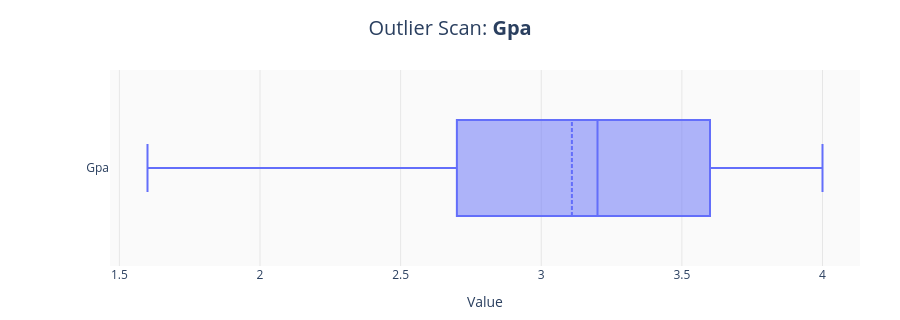
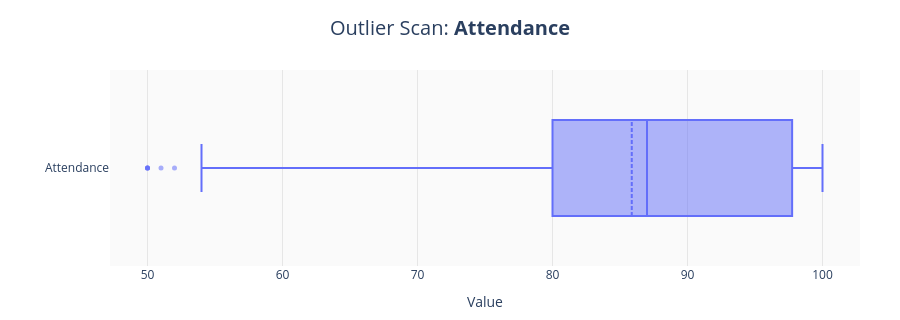

Notebook code for these charts, in order:
### Markdown cell above
In this section, we will be identifying and addressing Outliers at the univariate level within our dataset. Outliers can cause issues such as skewing numerical summaries and visualisation. Therefore, it is important to identify and address the various outliers within the dataset appropriately.

### Code cell
"""
Dataset 3: Student Results
Section 4.5.2 - Boxplots for Outlier & Anomaly Detection (Student Id + Period Hover).

Renders one horizontal boxplot per specified numeric feature. Outlier points
are displayed, with 'Student Id' and 'Period' included in the hover tooltip
to support traceability during anomaly detection.
"""


# =========================
# Theme Setup
# =========================
pio.templates.default = "plotly_white"


# =========================
# Guard for Identifiers
# =========================
required_hover_cols = ["Student Id", "Period"]
missing_hover_cols = [c for c in required_hover_cols if c not in df_student_result.columns]
if missing_hover_cols:
    raise KeyError(
        f"Missing required identifier columns for hover: {missing_hover_cols}"
    )


# =========================
# Define Numeric Columns
# =========================
num_cols = [
    "Gpa",
    "Attendance",
]

missing_num_cols = [c for c in num_cols if c not in df_student_result.columns]
if missing_num_cols:
    raise KeyError(f"Missing expected numeric columns: {missing_num_cols}")


# =========================
# Render One Chart per Feature
# =========================
for col in num_cols:
    s = df_student_result[col].dropna()
    if s.empty:
        continue

    student_id_series = (
        df_student_result.loc[s.index, "Student Id"]
        .astype("string")
        .fillna("Unknown")
        .replace({"": "Unknown"})
    )

    period_series = (
        df_student_result.loc[s.index, "Period"]
        .astype("string")
        .fillna("Unknown")
        .replace({"": "Unknown"})
    )

    plot_df = pd.DataFrame(
        {
            "feature": col,
            "value": s,
            "Student Id": student_id_series,
            "Period": period_series,
        }
    )

    fig = px.box(
        plot_df,
        y="feature",
        x="value",
        points="outliers",
        custom_data=["Student Id", "Period"],
    )

    fig.update_traces(
        boxmean=True,
        marker=dict(size=5, opacity=0.55, line=dict(width=0)),
        hovertemplate=(
            "<b>%{y}</b><br>"
            "Value: %{x:.4g}<br>"
            "Student Id: %{customdata[0]}<br>"
            "Period: %{customdata[1]}<extra></extra>"
        ),
    )

    fig.update_layout(
        title=dict(
            text=f"Outlier Scan: <b>{col}</b>",
            x=0.5,
            xanchor="center",
            font=dict(size=20),
        ),
        xaxis_title="Value",
        yaxis_title="",
        font=dict(size=12),
        height=320,
        margin=dict(l=110, r=40, t=70, b=40),
        plot_bgcolor="#FAFAFA",
        paper_bgcolor="#FFFFFF",
        hoverlabel=dict(bgcolor="white", font_size=12),
    )

    fig.update_xaxes(showgrid=True, gridcolor="rgba(0,0,0,0.08)", zeroline=False)
    fig.update_yaxes(showgrid=False, zeroline=False)

    fig.show()

### Figure 1 — Plotly figure (JSON) as saved in the notebook; plotly's stock layout.template omitted (floating-point values rounded to 4 significant figures; data arrays with more than 128 entries replaced by an {"elided": "..."} marker saying what was removed)
{"data": [{"alignmentgroup": "True", "boxmean": true, "boxpoints": "outliers", "customdata": {"elided": "543x2 str values"}, "hovertemplate": "<b>%{y}</b><br>Value: %{x:.4g}<br>Student Id: %{customdata[0]}<br>Period: %{customdata[1]}<extra></extra>", "legendgroup": "", "marker": {"color": "#636efa", "line": {"width": 0}, "opacity": 0.55, "size": 5}, "name": "", "notched": false, "offsetgroup": "", "orientation": "h", "showlegend": false, "type": "box", "x": {"elided": "543 float values"}, "x0": " ", "xaxis": "x", "y": {"elided": "543 str values"}, "y0": " ", "yaxis": "y"}], "layout": {"boxmode": "group", "font": {"size": 12}, "height": 320, "hoverlabel": {"bgcolor": "white", "font": {"size": 12}}, "legend": {"tracegroupgap": 0}, "margin": {"b": 40, "l": 110, "r": 40, "t": 70}, "paper_bgcolor": "#FFFFFF", "plot_bgcolor": "#FAFAFA", "title": {"font": {"size": 20}, "text": "Outlier Scan: <b>Gpa</b>", "x": 0.5, "xanchor": "center"}, "xaxis": {"anchor": "y", "domain": [0, 1], "gridcolor": "rgba(0,0,0,0.08)", "showgrid": true, "title": {"text": "Value"}, "zeroline": false}, "yaxis": {"anchor": "x", "domain": [0, 1], "showgrid": false, "title": {"text": ""}, "zeroline": false}}}

### Figure 2 — Plotly figure (JSON) as saved in the notebook; plotly's stock layout.template omitted (floating-point values rounded to 4 significant figures; data arrays with more than 128 entries replaced by an {"elided": "..."} marker saying what was removed)
{"data": [{"alignmentgroup": "True", "boxmean": true, "boxpoints": "outliers", "customdata": {"elided": "543x2 str values"}, "hovertemplate": "<b>%{y}</b><br>Value: %{x:.4g}<br>Student Id: %{customdata[0]}<br>Period: %{customdata[1]}<extra></extra>", "legendgroup": "", "marker": {"color": "#636efa", "line": {"width": 0}, "opacity": 0.55, "size": 5}, "name": "", "notched": false, "offsetgroup": "", "orientation": "h", "showlegend": false, "type": "box", "x": {"elided": "543 int values"}, "x0": " ", "xaxis": "x", "y": {"elided": "543 str values"}, "y0": " ", "yaxis": "y"}], "layout": {"boxmode": "group", "font": {"size": 12}, "height": 320, "hoverlabel": {"bgcolor": "white", "font": {"size": 12}}, "legend": {"tracegroupgap": 0}, "margin": {"b": 40, "l": 110, "r": 40, "t": 70}, "paper_bgcolor": "#FFFFFF", "plot_bgcolor": "#FAFAFA", "title": {"font": {"size": 20}, "text": "Outlier Scan: <b>Attendance</b>", "x": 0.5, "xanchor": "center"}, "xaxis": {"anchor": "y", "domain": [0, 1], "gridcolor": "rgba(0,0,0,0.08)", "showgrid": true, "title": {"text": "Value"}, "zeroline": false}, "yaxis": {"anchor": "x", "domain": [0, 1], "showgrid": false, "title": {"text": ""}, "zeroline": false}}}
